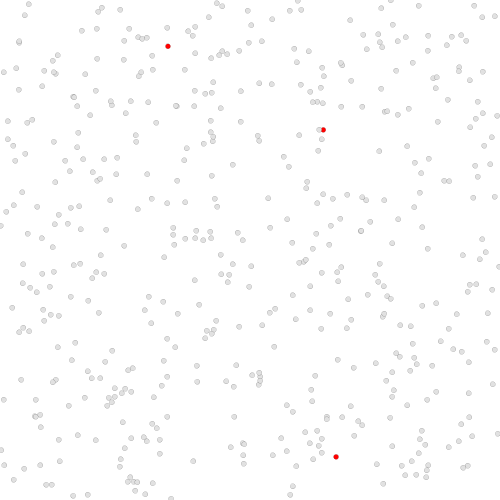
Frame 1 (no input)
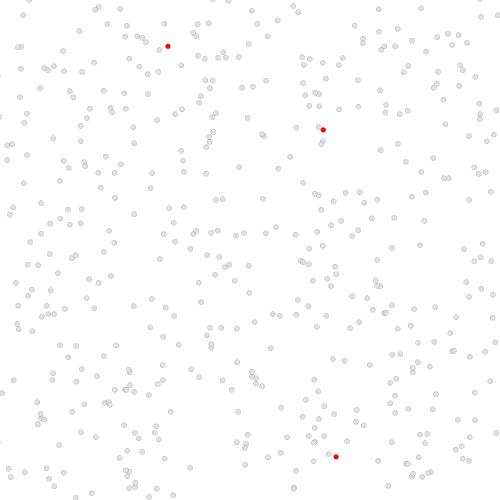
Frame 60 (the mouse pressed at the canvas centre just before this capture)
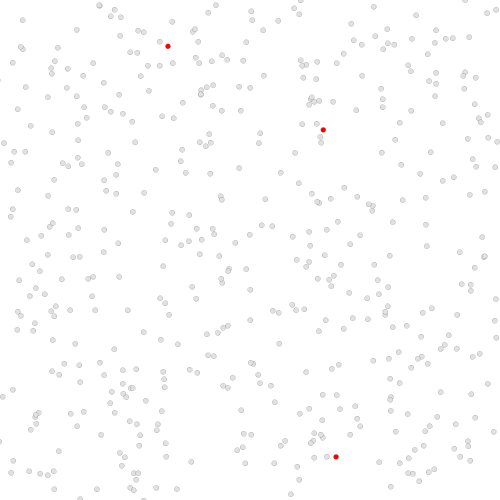
Frame 120 (the mouse held since frame 60 and released just before this capture)

The Processing sketch that drew these frames (run headless with seeded random() and noise(); from frame 60 on, the mouse is pressed at the canvas centre):

// Processing sketch: processing_118009
// ── processing_118009.pde


Cell[]myCells= new Cell[500];
int proximity=1; 

void setup() {
  size(500, 500);
  println(frameRate);
  for (int i=0; i <myCells.length; i++) {
    myCells[i]=new Cell();
  }
  myCells[0].isseed=true;
  // increase the number of initial seeds
  myCells[4].isseed=true;
  myCells[400].isseed=true;
}


void draw () {
  background(255);
  // Increase the proximity distance with time
  if ( frameCount % 48 == 0) {
    proximity = proximity + 1 ;
  }
  for (int i=0; i<myCells.length;i++) {
    myCells[i].display();
    myCells[i].update();
  }
  for (int i=0; i<myCells.length; i++) {
    if (myCells[i].isseed== false) {
      for (int j=0; j<myCells.length; j++) {
        if (myCells[j].isseed==true) {
          float d;
          d= PVector.dist(myCells[i].location, myCells[j].location);
          if (d<proximity) {
            myCells[i].isseed=true;
            //strokeWeight(random(1,10));
            // stroke(random(0,255),random(0,255),random(0,255));
            //line(myCells[i].location.x, myCells[i].location.y, myCells[j].location.x, myCells[j].location.y);
          }
        }
      }
    }
  }
}

class Cell {
  PVector location= new PVector(); //creating vectors
  PVector velocity=new PVector();
  float dia;
  boolean isseed;
  float cellred, cellgreen, cellblue;
  float lineweight;

  Cell() {
    location = new PVector(random(500), random(500)); 
    dia=5;
    isseed=false;
    cellred=225;
    cellblue=225;
    cellgreen=225;
    lineweight=0.1;
  }

  void display() {
    strokeWeight(lineweight);
    if (isseed==true) {
      fill(255, 0, 0);
    }
    if (isseed==false) {
      fill(cellred, cellgreen, cellblue);
    }

    ellipse(location.x, location.y, dia, dia);
  }
  void update() {
    if (isseed==false) {
      velocity = new PVector(random(-1, 1), random(-1, 1));
      location.add(velocity);
    }
  }
}
